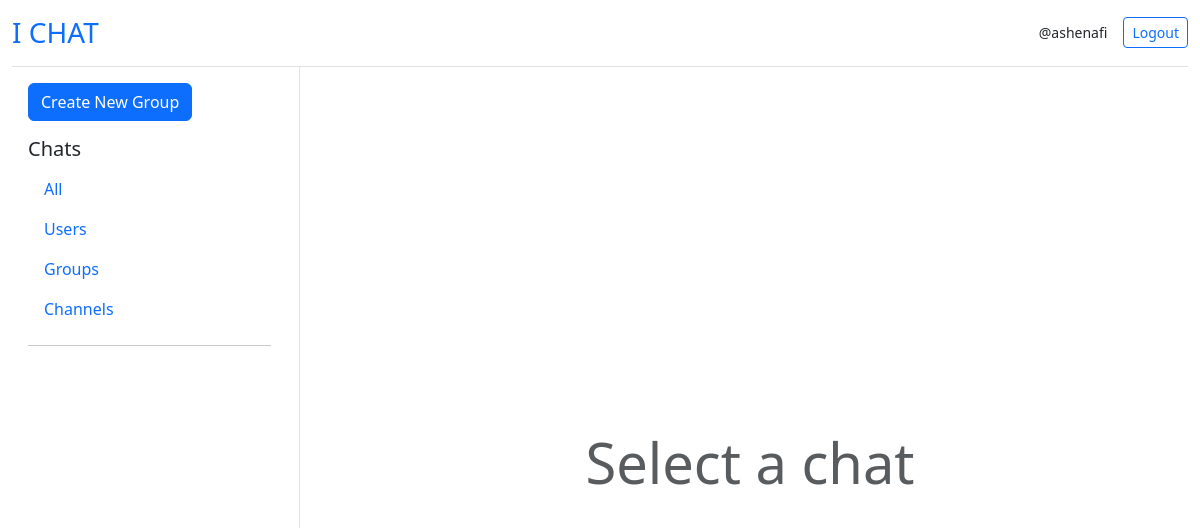
Page / (signed in) on the earlier database version.
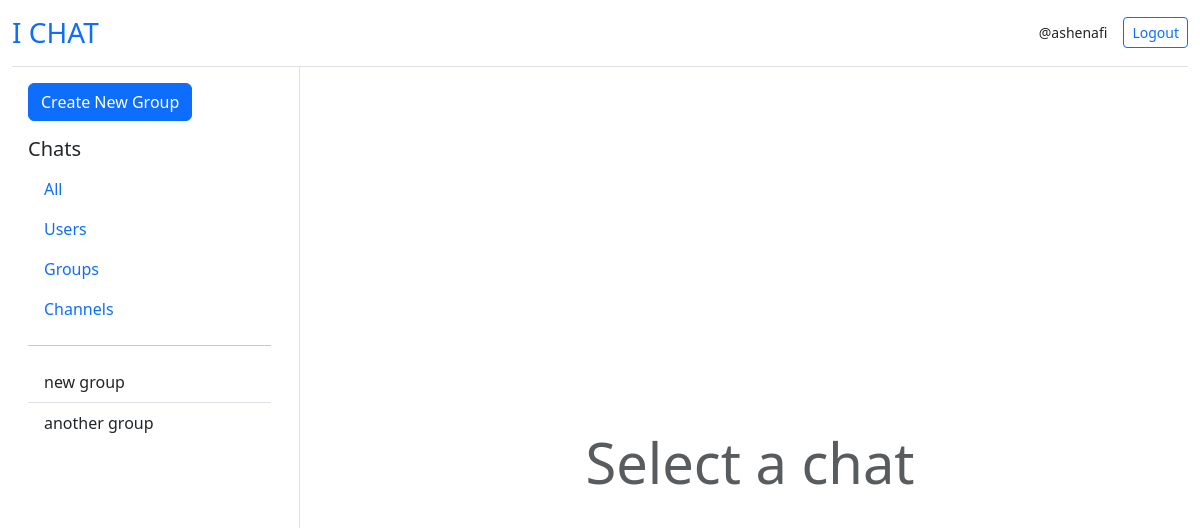
Same page on the later database version.
### core/models.py (models this page shows, shortened)
class Group(models.Model):
    owner = models.ForeignKey(User, on_delete=models.CASCADE)
    name = models.CharField(max_length=100)
    description = models.CharField(max_length=300)
    members = models.ManyToManyField(User, related_name="member")
    created_at = models.DateTimeField(auto_now_add=True)
    updated_at = models.DateTimeField(auto_now=True)

### core/views.py (the view)
# urls.py: 2. Add a URL to urlpatterns:  path('', views.home, name='home')
@login_required(login_url='log-in')
def home(request):
    page = "home"
    groups = Group.objects.all()
    context = {
        'groups':groups,
        'page':page
        }
    return render(request, 'core/home.html', context)

### core/templates/core/home.html (shortened to what this page needs)
{% extends 'core/base.html' %}
{% block content %}
<div class="container-fluid vh-100">
    <div class="row h-100">
        <div class="col-md-4 col-lg-3 border-end d-flex flex-column">
            <div class="p-3 flex-grow-1 overflow-auto">
                <a href="{% url 'create_group' %}" class="btn btn-primary mb-3">Create New Group</a>
                <h3 class="h5">Chats</h3>
                <div class="nav flex-column">
                    <a href="#" class="nav-link">All</a>
                    <a href="#" class="nav-link">Users</a>
                    <a href="#" class="nav-link">Groups</a>
                    <a href="#" class="nav-link">Channels</a>
                </div>
                <hr>
                <div class="list-group list-group-flush">
                    {% for group in groups %}
                        <a href="{% url 'group' group.id %}" class="list-group-item list-group-item-action">{{group.name}}</a>
                    {% endfor %}
                </div>
            </div>
        </div>
        <div class="col-md-8 col-lg-9 d-flex flex-column">
            <div class="flex-grow-1 d-flex flex-column">
                {% if page == 'home' %}
                    <div class="text-center py-5 flex-grow-1 d-flex align-items-center justify-content-center">
                        <h1 class="display-4 text-muted">Select a chat</h1>
                    </div>
                {% endif %}
            </div>
        </div>
    </div>
</div>
{% endblock %}

Differences in the rows shown:
added Group: name "new group"
added Group: name "another group"
